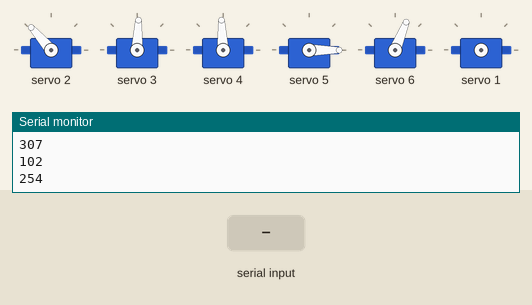
The sketch below on a simulated Arduino Uno, built with avr-gcc and run on an emulated ATmega328P. Parts: 6 × servo, the last lines printed to the serial monitor. The test bench sets the inputs (shaded band).

Above: at 1.2 s.
1.3 s: "HIP \n" received over Serial
2.8 s: "WAAAIST \n" received over Serial
At 3.6 s:
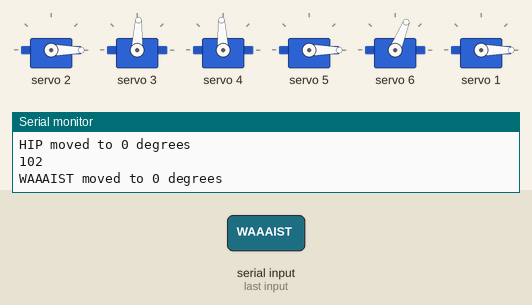
4.3 s: "SHOULDER \n" received over Serial
At 4.8 s:
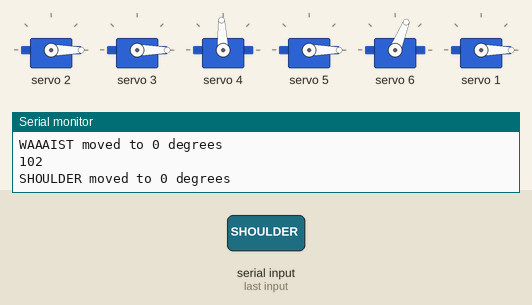
5.8 s: "ELBOW \n" received over Serial
At 7.0 s:
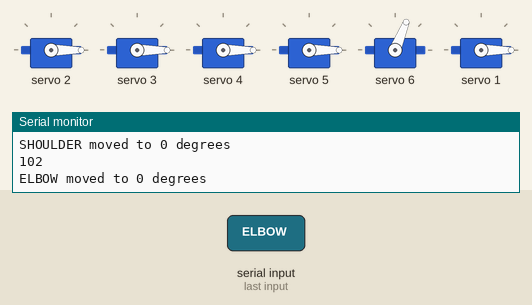
7.3 s: "CRAW \n" received over Serial
At 8.1 s:
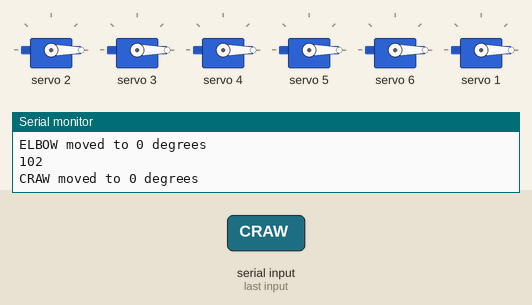
8.8 s: "WRIST 90\n" received over Serial
At 9.4 s:
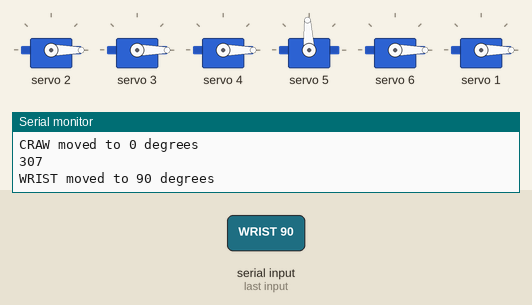
Timing chart, 0 to 11.3 s (numbered marks = the images above; inputs shaded):
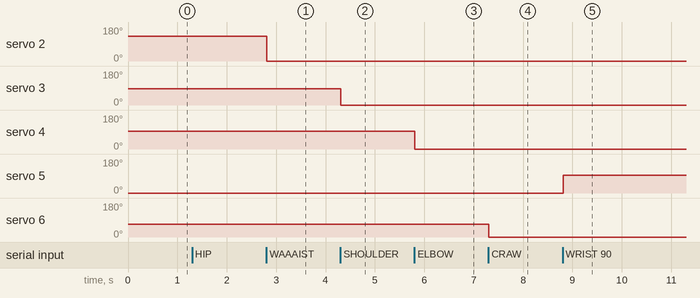

The sketch:

testServo_modified_v2.3.ino
```cpp
#include <Wire.h> //Library which allows I2C communication.
#include <Adafruit_PWMServoDriver.h> //This library must be downloaded to run the code.

Adafruit_PWMServoDriver pwm = Adafruit_PWMServoDriver();//Instantiating objects with the Adafruit_PWMServoDriver class.

#define MIN_PULSE_WIDTH 500   //These are the minimum and maximum wavelength values which serve MG 995.
#define MAX_PULSE_WIDTH 2500
#define DEFAULT_PULSE_WIDTH 1500
#define FREQUENCY 50

int pulseWidth(int angle){ //This function calculates servo's motion angle.
int pulse_wide, analog_value;
pulse_wide = map(angle, 0, 180, MIN_PULSE_WIDTH, MAX_PULSE_WIDTH); //This function get angle from 0 to 180 degrees and map from length minimum value to maximum.
analog_value = int(float(pulse_wide) / 1000000 * FREQUENCY * 4096);
Serial.println(analog_value);
return analog_value; //The value this function returns.
}

void setup(){
Serial.begin(9600);
//Serial.println("16 channel Servo test!");
pwm.begin();  //Initialize the library and send PWM signals.
pwm.setPWMFreq(FREQUENCY); //Servo's update frequency at 60 Hertz.
// pwm.setPWM(1,0,pulseWidth(120)); //HIP_SERVO 1,
pwm.setPWM(2,0,pulseWidth(126)); //WAAAIST_SERVO
pwm.setPWM(3,0,pulseWidth(85)); //SHOULDER_SERVO
pwm.setPWM(4,0,pulseWidth(90)); //ELBOW_SERVO
pwm.setPWM(5,0,pulseWidth(0)); //WRIST_SERVO
pwm.setPWM(6,0,pulseWidth(67)); //CRAW_SERVO
}


// pwm.setPWM(1,0,pulseWidth(60)); // HIP_SERVO 0, RANGE LEFT 0
// delay(1000);
// pwm.setPWM(1,0,pulseWidth(67));// HIP_SERVO 0, RANGE LEFT 180
// delay(1500);
// pwm.setPWM(1,0,pulseWidth(125));// HIP_SERVO 0, RANGE LEFT 90
// delay(1000);

// pwm.setPWM(2,0,pulseWidth(60)); // WAIST_SERVO, left
// delay(2000);
// pwm.setPWM(2,0,pulseWidth(180));// WAIST_SERVO, right
// delay(2000);
// pwm.setPWM(2,0,pulseWidth(126));// WAIST_SERVO, centre
// delay(2000);

// pwm.setPWM(3,0,pulseWidth(0)); //SHOULDER_SERVO  left
// delay(5000);
// pwm.setPWM(3,0,pulseWidth(85));// SHOULDER_SERVO center
// delay(5000);
// pwm.setPWM(3,0,pulseWidth(180));// SHOULDER_SERVO right
// delay(5000);

// pwm.setPWM(4,0,pulseWidth(0)); //ELBOW_SERVO right
// delay(5000);
// pwm.setPWM(4,0,pulseWidth(90)); //ELBOW_SERVO centre
// delay(2000);
// pwm.setPWM(4,0,pulseWidth(180)); //ELBOW_SERVO left
// delay(5000);

// pwm.setPWM(5,0,pulseWidth(0)); //WRIST_SERVO flat center
// delay(5000);
// pwm.setPWM(5,0,pulseWidth(90)); //WRIST_SERVO vertical
// delay(2000);
// pwm.setPWM(5,0,pulseWidth(180)); //WRIST_SERVO 180 rotation
// delay(5000);


// pwm.setPWM(6,0,pulseWidth(67)); //Open claw.
// delay(2000);
// pwm.setPWM(6,0,pulseWidth(125)); //Close claw.
// delay(3000);


void loop() {
  if (Serial.available()) { // Check if data is available on the serial port
    String command = Serial.readStringUntil('\n'); // Read the command
    executeCommand(command);
  }


}

void executeCommand(String command) {
  if (command.startsWith("HIP ")) {
    int angle = command.substring(4).toInt();
    pwm.setPWM(1, 0, pulseWidth(angle));
    Serial.println("HIP moved to " + String(angle) + " degrees");
  } else if (command.startsWith("WAAAIST ")) {
    int angle = command.substring(8).toInt();
    pwm.setPWM(2, 0, pulseWidth(angle));
    Serial.println("WAAAIST moved to " + String(angle) + " degrees");
  } else if (command.startsWith("SHOULDER ")) {
    int angle = command.substring(9).toInt();
    pwm.setPWM(3, 0, pulseWidth(angle));
    Serial.println("SHOULDER moved to " + String(angle) + " degrees");
  } else if (command.startsWith("ELBOW ")) {
    int angle = command.substring(6).toInt();
    pwm.setPWM(4, 0, pulseWidth(angle));
    Serial.println("ELBOW moved to " + String(angle) + " degrees");
  } else if (command.startsWith("WRIST ")) {
    int angle = command.substring(6).toInt();
    pwm.setPWM(5, 0, pulseWidth(angle));
    Serial.println("WRIST moved to " + String(angle) + " degrees");
  } else if (command.startsWith("CRAW ")) {
    int angle = command.substring(5).toInt();
    pwm.setPWM(6, 0, pulseWidth(angle));
    Serial.println("CRAW moved to " + String(angle) + " degrees");
  } else {
    Serial.println("Unknown command: " + command);
  }
}
```

Measured:
- after the input at 2.8 s, servo 2: 131° → 0° at once
- after the input at 4.3 s, servo 3: 87° → 0° at once
- after the input at 5.8 s, servo 4: 93° → 0° at once
- after the input at 7.3 s, servo 6: 68° → 0° at once
- after the input at 8.8 s, servo 5: 0° → 93° at once
